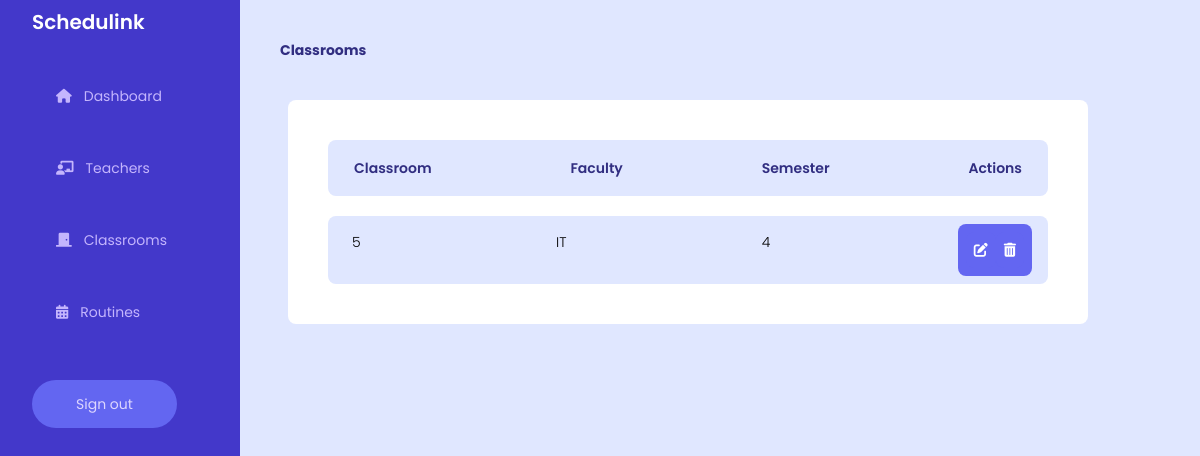
Screenshot of /admin_rooms/ (signed in) with the database file from the repository.
### home/models.py (models this page shows, shortened)
class Class(models.Model):
    Classroom = models.IntegerField()
    Faculty = models.CharField(max_length=200)
    Sem = models.IntegerField()

### home/views.py (the view)
# urls.py: path('admin_rooms/', AdminRoomView.as_view(), name='adminrm'),
class AdminRoomView(Base):
    def get(self, request):
        self.views['classrooms'] = Class.objects.all()
        return render(request, "admin_rooms.html", self.views)

### templates/admin_rooms.html (shortened to what this page needs)
<!DOCTYPE html>
<html lang="en">
<head>
    <link rel="stylesheet" href="../static/css/styles.css" />
    <script src="https://cdn.tailwindcss.com"></script>
    <link rel="stylesheet" href="https://cdnjs.cloudflare.com/ajax/libs/font-awesome/6.0.0-beta3/css/all.min.css" />
</head>
<body class="font-['Poppins'] bg-indigo-100">
    <div id="box" class="flex">
        <nav class="flex-1/3 w-60 h-[100vh] p-2 sticky top-0 bg-indigo-700">
            <span class="mx-auto px-6 py-4 text-white text-xl font-semibold text-center">Schedulink</span>
            <ul class="w-30 h-16 px-6 py-4 text-violet-300 justify-start items-center gap-6 ">
                <li
                    class="list-none mx-auto mt-4 px-6 py-4 hover:text-violet-100 hover:bg-indigo-600 hover:rounded-full">
                    <a class="text-sm" href="{% url 'adminl' %}"><i class="fa-solid fa-house text-sm"></i><span
                            class="px-3 py-4">Dashboard</span></a>
                </li>
                <li
                    class="list-none mx-auto mt-4 px-6 py-4 hover:text-violet-100 hover:bg-indigo-600 hover:rounded-full">
                    <a class="text-sm" href="{% url 'admint' %}"><i
                            class="fa-solid fa-chalkboard-user text-sm"></i><span class="px-3 py-4">Teachers</span></a>
                </li>
                <li
                    class="list-none mx-auto mt-4 px-6 py-4 hover:text-violet-100 hover:bg-indigo-600 hover:rounded-full">
                    <a class="text-sm" href="{% url 'adminrm' %}"><i class="fa-solid fa-door-closed text-sm"></i><span
                            class="px-3 py-4">Classrooms</span></a>
                </li>
                <li
                    class="list-none mx-auto mt-4 px-6 py-4 hover:text-violet-100 hover:bg-indigo-600 hover:rounded-full">
                    <a class="text-sm" href="{% url 'adminr' %}"><i
                            class="fa-solid fa-calendar-days text-sm"></i><span class="px-3 py-4">Routines</span></a>
                </li>
                <a href="./landing.html">
					    {% if user.is_authenticated %}
                        <a href="{% url 'signup' %}">
                    <button
                        class="mt-10 px-3 py-3 bg-indigo-500 text-violet-200 rounded-full hover:bg-white hover:text-black ease-in duration-100 "><span
                            class="px-8 py-8 text-sm ">Sign out</span></button></a>
            </ul>
            {% endif %}
        </nav>
        <section id="Classroom" class="flex-col w-2/3 ">
            <h2 class="m-10 font-bold text-indigo-900 text-sm">Classrooms</h2>
            <div id="Classroom_list_box" class="w-full bg-white rounded-lg m-4 mx-12 p-5">
                <div id="Classroom_list">
                    <div class="m-5 flex overflow-x-auto rounded-lg bg-indigo-100 text-indigo-900">
                        <div div id="titlesabcs" class="space-between flex w-full justify-between text-sm px-4 py-2">
                            <span class="p-2.5  font-semibold">Classroom</span>
                            <span class="p-2.5 font-semibold">Faculty</span>
                            <span class="p-2.5 font-semibold">Semester</span>
                            <span class="p-2.5  font-semibold">Actions</span>
                        </div>
                    </div>
                    <div class="Classroomsentries">
                        <div class="m-5 flex overflow-x-auto rounded-lg bg-indigo-100 text-black">
                            {% for class in classrooms %}
                            <div id="titlesabcs" class="space-between flex text-sm w-full justify-between px-4 py-2">
                                <span class="p-2 font-light">{{class.Classroom}}</span>
                                <span class="p-2 font-light">{{class.Faculty}}</span>
                                <span class="p-2 font-light">{{class.Sem}}</span>
                                <div
                                    class="flex items-center bg-indigo-500 text-white py-2 px-2 rounded-lg focus:outline-none">
                                    <button id="editButton"
                                        class="bg-indigo-500 text-white py-2 px-2 rounded-lg focus:outline-none hover:bg-indigo-600hover:bg-indigo-600 hover:text-green-400">
                                        <i class="fas fa-edit"></i>
                                    </button>
                                    <button id="deleteButton"
                                        class="bg-indigo-500 text-white py-2 px-2 rounded-lg focus:outline-none hover:bg-indigo-600hover:bg-indigo-600 hover:text-red-400">
                                        <i class="fas fa-trash-alt"></i>
                                    </button>
                                </div>
                            </div>
                       {% endfor %}
                        </div>
                    </div>
                </div>
            </div>
        </section>
</body>
</html>

### static/css/styles.css (style rules this page uses)
html, :host { line-height: 1.5; -webkit-text-size-adjust: 100%; -moz-tab-size: 4; -o-tab-size: 4; tab-size: 4; font-family: ui-sans-serif, system-ui, sans-serif, "Apple Color Emoji", "Segoe UI Emoji", "Segoe UI Symbol", "Noto Color Emoji"; font-feature-settings: normal; font-variation-settings: normal; -webkit-tap-highlight-color: transparent; }
body { margin: 0; line-height: inherit; }
h1, h2, h3, h4, h5, h6 { font-size: inherit; font-weight: inherit; }
a { color: inherit; text-decoration: inherit; }
button, input, optgroup, select, textarea { font-family: inherit; font-feature-settings: inherit; font-variation-settings: inherit; font-size: 100%; font-weight: inherit; line-height: inherit; color: inherit; margin: 0; padding: 0; }
button, select { text-transform: none; }
button, [type='button'], [type='reset'], [type='submit'] { -webkit-appearance: button; background-color: transparent; background-image: none; }
blockquote, dl, dd, h1, h2, h3, h4, h5, h6, hr, figure, p, pre { margin: 0; }
ol, ul, menu { list-style: none; margin: 0; padding: 0; }
button, [role="button"] { cursor: pointer; }

### rows the page displays
Class: Classroom "5", Faculty "IT", Sem "4"
